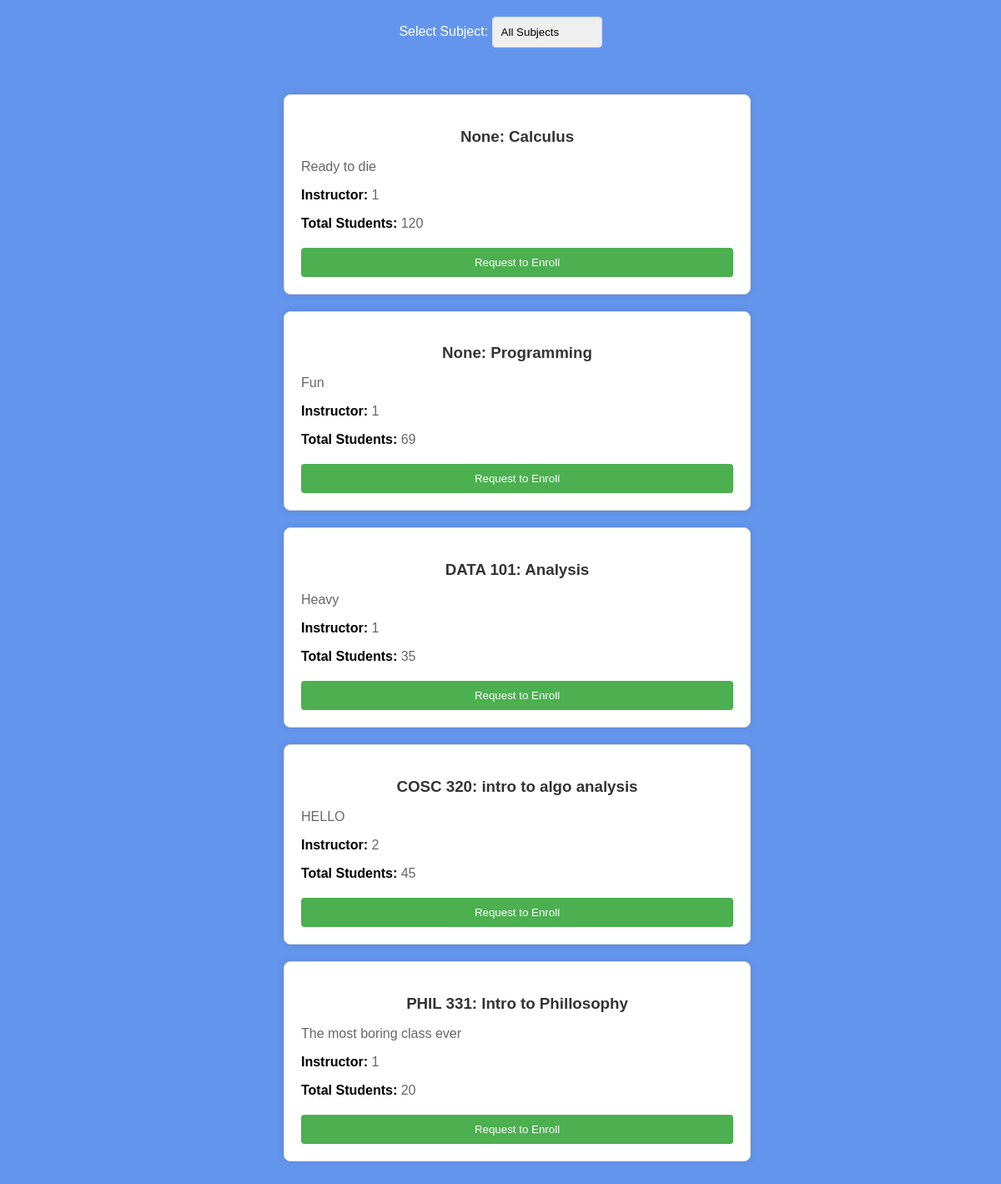
Before: /enroll-courses with the older database file.
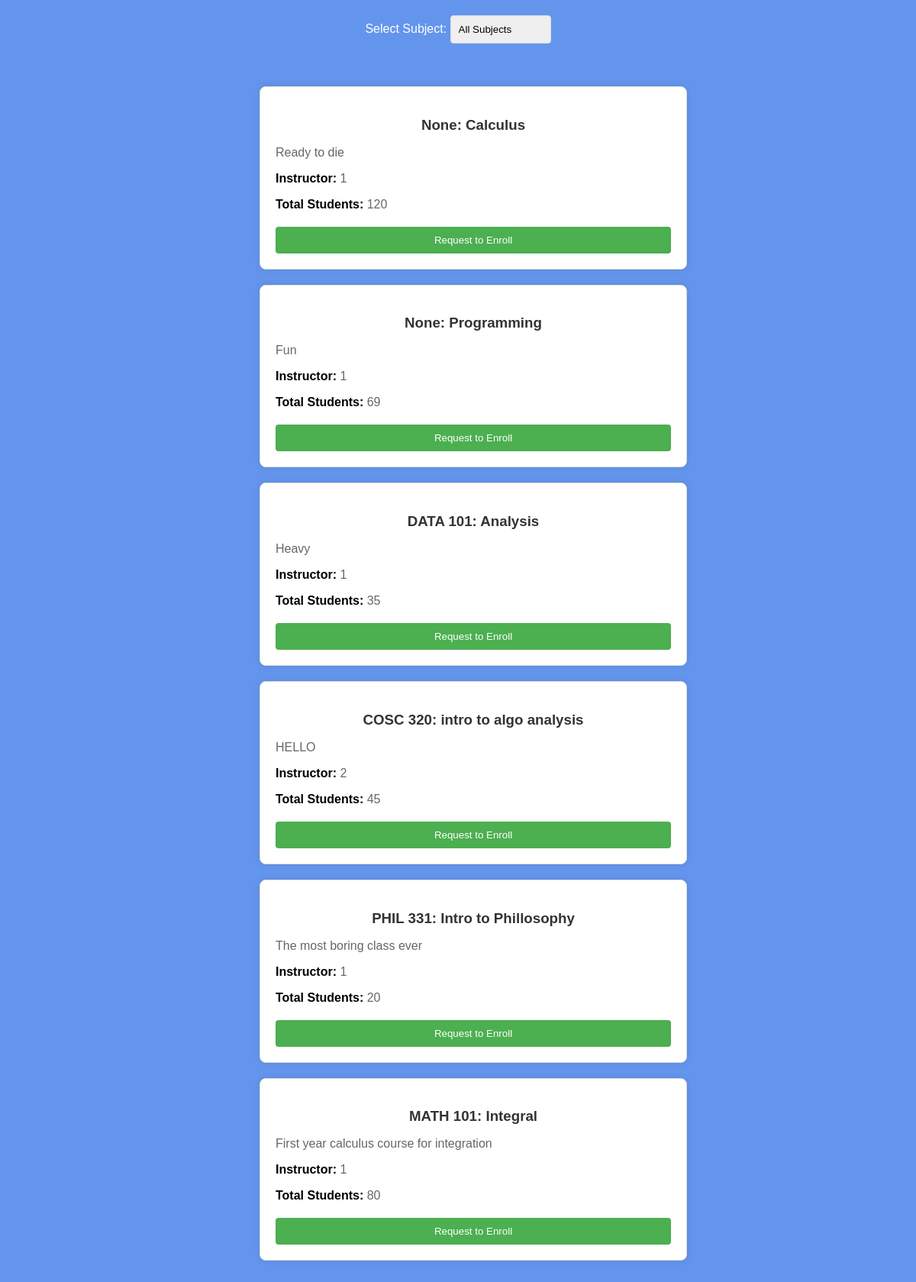
After: the same page with the newer database file.
### website/models.py (models this page shows)
class Course(db.Model):
    __tablename__ = 'courses'
    id = db.Column(db.Integer, primary_key=True)
    course_code = db.Column(db.Integer(), unique = True)
    course_name = db.Column(db.String(150))
    course_limit = db.Column(db.Integer)
    course_desc = db.Column(db.String(1000))
    teacher_id = db.Column(db.Integer, db.ForeignKey('users.id'))

### website/views.py (the view)
@views.route('/enroll-courses')
def display_courses():
    courses = Course.query.all()
    return render_template('enrollCourse.html', user=current_user, courses=courses)

### website/templates/EnrollCourse.html (shortened to what this page needs)
<!DOCTYPE html>
<html lang="en">
<head>
  <link rel="stylesheet" href="../static/css/enrollCourse.css">
</head>
<body>
  <div class="subjectSelection">
    <label for="subjectFilter">Select Subject: </label>
    <select id="subjectFilter" onchange="filterCourses()">
      <option value="All Subjects">All Subjects</option>
    </select>
  </div>
  <div class="courseList">
    <ul>
      {% for course in courses %}
      <li>
        <div class="course">
          <h3>{{ course.course_code }}: {{ course.course_name }}</h3>
          <p>{{ course.course_desc }}</p>
          <p><strong>Instructor: </strong>{{ course.teacher_id }}</p>
          <p><strong>Total Students: </strong>{{ course.course_limit }}</p>
          <form method="POST" action="{{ url_for('views.createRequest') }}">
            <input type="submit" class="enrollButton" value="Request to Enroll">
          </form>
        </div>
      </li>
      {% endfor %}
    </ul>
  </div>
</body>
</html>

Changed rows visible on the page:
added Course: course_code "MATH 101", course_name "Integral", course_desc "First year calculus course for integration", teacher_id "1", course_limit "80"
